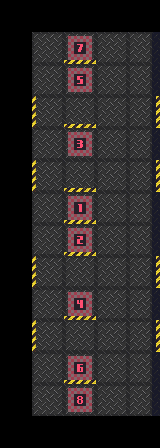

A level layout from a 2D game, rendered from its tile map. Below: a short description, then the map file with tile-grid data replaced by summaries:
An orthogonal 5x14 tile map with 32x32 px tiles, 5 tile layers (floor, belts, lasers, walls, ...).

<map version="1.2" tiledversion="1.2.2" orientation="orthogonal" renderorder="right-down" width="5" height="14" tilewidth="32" tileheight="32" infinite="0" nextlayerid="39" nextobjectid="1">
 <tileset firstgid="1" source="roborallyTextures.tsx" />
 <layer id="34" name="floor" width="5" height="14">
  <data>[70 cells, 48 non-empty, 2 distinct tile ids]</data>
 </layer>
 <layer id="35" name="belts" width="5" height="14">
  <data>[70 cells, 0 non-empty, 0 distinct tile ids]</data>
 </layer>
 <layer id="36" name="lasers" width="5" height="14">
  <data>[70 cells, 0 non-empty, 0 distinct tile ids]</data>
 </layer>
 <layer id="37" name="walls" width="5" height="14">
  <data>[70 cells, 15 non-empty, 3 distinct tile ids]</data>
 </layer>
 <layer id="38" name="start" width="5" height="14">
  <data>[70 cells, 8 non-empty, 8 distinct tile ids]</data>
 </layer>
</map>
